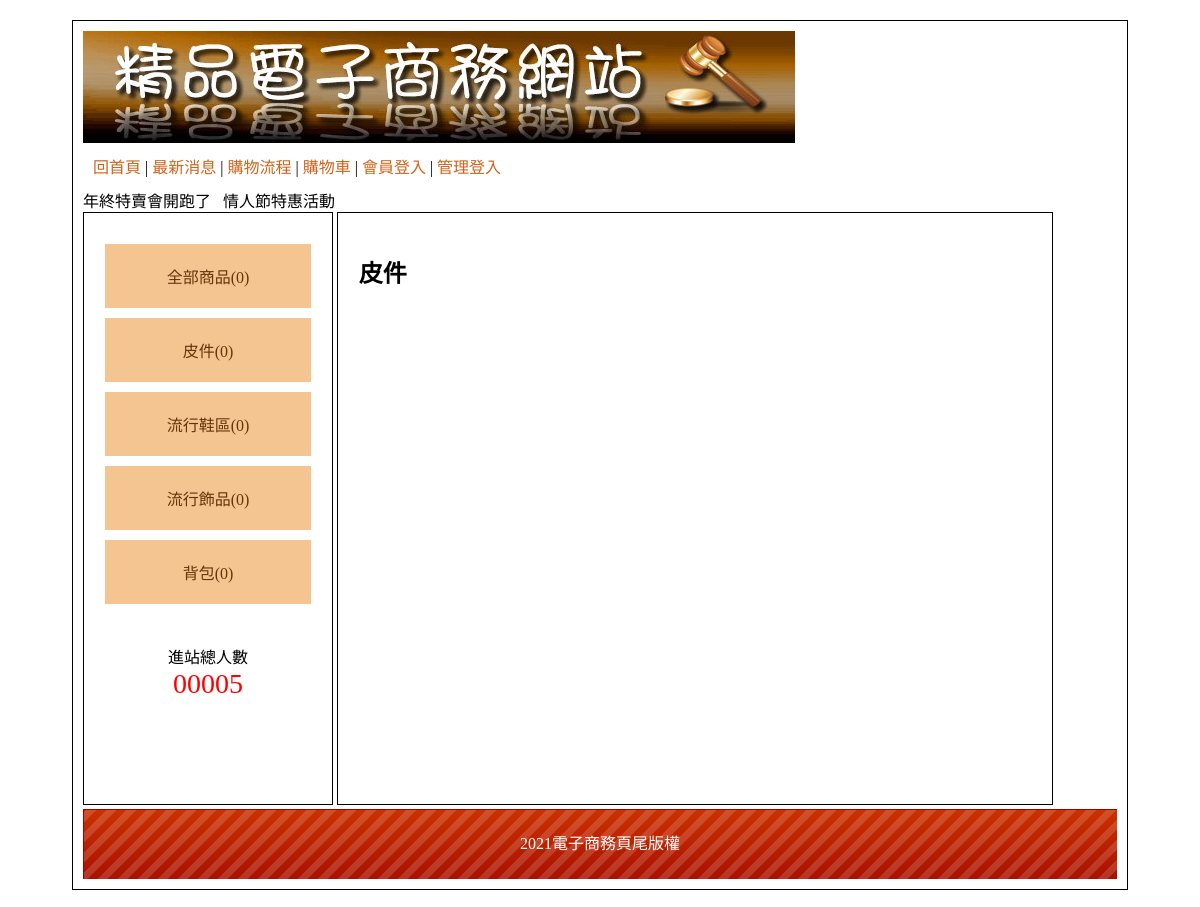
The page /?big=1 on the database as committed earlier.
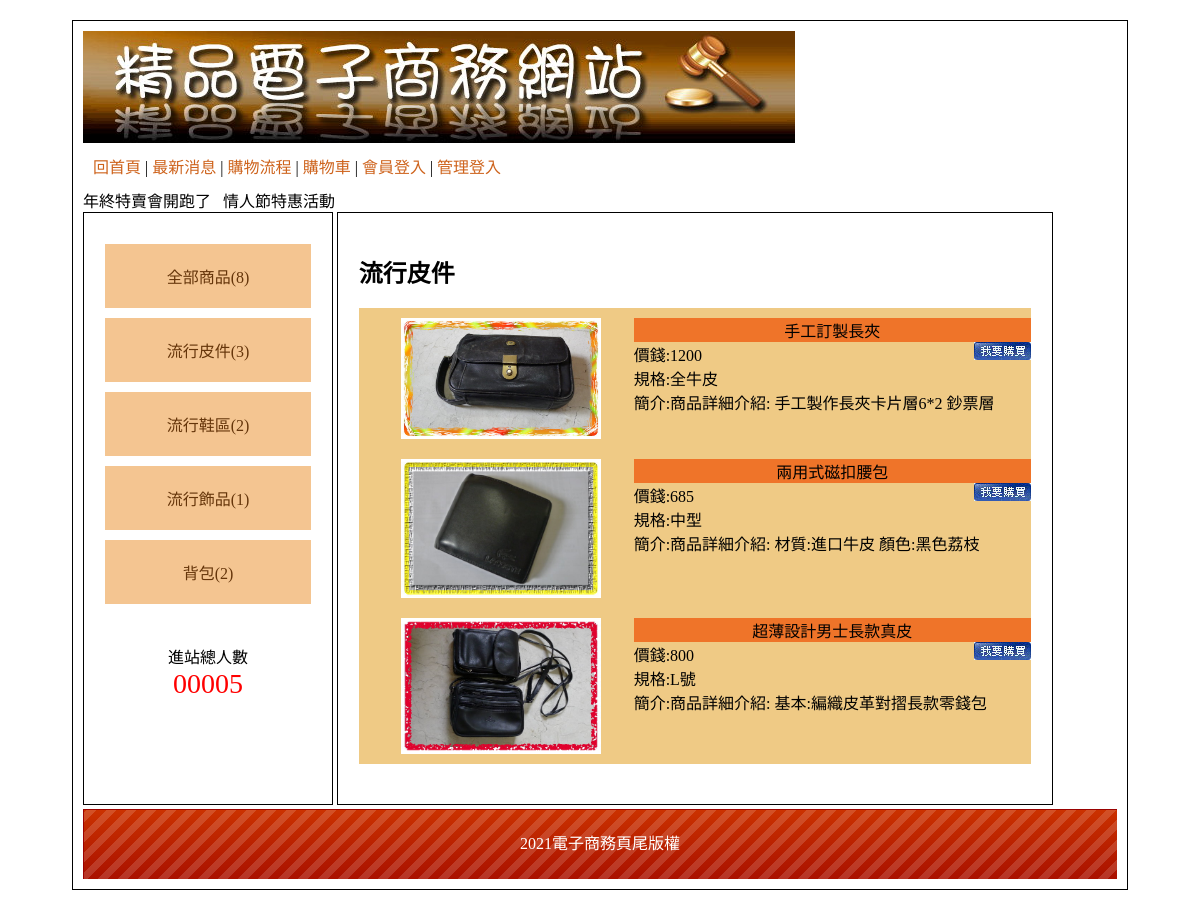
The same page on the database as committed later.
### tables this page shows
CREATE TABLE `type` (
  `id` int(11) UNSIGNED NOT NULL,
  `name` text NOT NULL,
  `parent` int(2) NOT NULL
);

CREATE TABLE `goods` (
  `id` int(11) UNSIGNED NOT NULL,
  `num` text NOT NULL,
  `name` text NOT NULL,
  `price` int(11) NOT NULL,
  `spec` text NOT NULL,
  `quota` int(5) UNSIGNED NOT NULL,
  `img` text NOT NULL,
  `intro` text NOT NULL,
  `sh` int(1) UNSIGNED NOT NULL,
  `big` int(5) UNSIGNED NOT NULL,
  `mid` int(5) UNSIGNED NOT NULL
);

### base.php (called while the page is built, shortened)
<?php
$Type=new DB('type');
$Goods=new DB('goods');
class DB{
    protected $dsn="mysql:host=localhost;dbname=db12;charset=utf8";
    protected $table="";
    protected $pdo="";
    function __construct($table){
        $this->table=$table;
        $this->pdo=new PDO($this->dsn,"root","");
    }
    function all(...$arg){
        $sql="select * from $this->table ";
        if(isset($arg[0])){
            if(is_array($arg[0])){
                foreach($arg[0] as $key => $value){
                    $tmp[]=sprintf("`%s`='%s'",$key,$value);
                }
                $sql .= " where " . implode(" && ",$tmp);
            }else{
                $sql .= $arg[0];
            }
        }
        return $this->pdo->query($sql)->fetchAll();
    }
    function count(...$arg){
        $sql="select count(*) from $this->table ";
        if(isset($arg[0])){
            if(is_array($arg[0])){
                foreach($arg[0] as $key => $value){
                    $tmp[]=sprintf("`%s`='%s'",$key,$value);
                }
                $sql .= " where " . implode(" && ",$tmp);
            }else{
                $sql .= $arg[0];
            }
        }
        return $this->pdo->query($sql)->fetchColumn();
    }
    function find($id){
        $sql="select * from $this->table where ";
            if(is_array($id)){
                foreach($id as $key => $value){
                    $tmp[]=sprintf("`%s`='%s'",$key,$value);
                }
                $sql .= implode(" && ",$tmp);
            }else{
                $sql .= " `id` ='{$id}'";
            }
        return $this->pdo->query($sql)->fetch(PDO::FETCH_ASSOC);
    }
}
?>

### index.php (the view, shortened to what the changed rows need)
<?php include_once "base.php";
?>
<!DOCTYPE html PUBLIC "-//W3C//DTD XHTML 1.0 Transitional//EN" "http://www.w3.org/TR/xhtml1/DTD/xhtml1-transitional.dtd">
<html xmlns="http://www.w3.org/1999/xhtml"><head><meta http-equiv="Content-Type" content="text/html; charset=UTF-8">
<link href="./css/css.css" rel="stylesheet" type="text/css">
</head>
<body>
	<div id="main">
        <div id="left" class="ct">
        	<div style="min-height:400px;">
                <a href='?'>全部商品(<?=$Goods->count();?>)</a>
            <?php
                $bigs=$Type->all(['parent'=>0]);
                foreach($bigs as $big){
            ?>
                <div class='ww'><a  href='?big=<?=$big['id'];?>'><?=$big['name'];?>(<?=$Goods->count(['big'=>$big['id']]);?>)</a>
                        <?php
                    echo "</div>";
                }
            ?>
        	</div>
                    </div>
        <div id="right">
        <?php
                $do=$_GET['do']??'main';
                $file="front/".$do.".php";
                if(file_exists($file)){
                    include $file;
                }else{
                    echo "檔案不存在";
                }
        ?>
        	        </div>
    </div>
</body></html>

### front/main.php
<?php
if(isset($_GET['big']) && isset($_GET['mid'])){
  $nav=$Type->find($_GET['big'])['name'] . " > " . $Type->find($_GET['mid'])['name'];
  $goods=$Goods->all(['mid'=>$_GET['mid'],'sh'=>1]);
}elseif(isset($_GET['big'])){
  $nav=$Type->find($_GET['big'])['name'];
  $goods=$Goods->all(['big'=>$_GET['big'],'sh'=>1]);
}else{
  $nav="全部商品";
  $goods=$Goods->all(['sh'=>1]);
}
?>
<h2><?=$nav;?></h2>
<?php
foreach($goods as $g){
  ?>
    <div class='pp' style="display:flex;padding:10px 0 10px 10px">
      <div style="width:40%;text-align:center">
        <a href="?do=detail&id=<?=$g['id'];?>"><img src='img/<?=$g['img'];?>' style='width:200px'></a>
    </div>
      <div style="width:60%;vertical-align:top">
      <div class="tt ct"><?=$g['name'];?></div>
      <div>價錢:<?=$g['price'];?>
      <a href="?do=buycart&goods=<?=$g['id'];?>&qt=1"><img src="icon/0402.jpg" style='float:right'></a>
      </div>
      <div>規格:<?=$g['spec'];?></div>
      <div>簡介:<?=mb_substr($g['intro'],0,25,'utf8');?></div>
    </div>
  </div>
<?php
}
?>

Rows that differ between the two databases and show on the page:
changed type: name "皮件" → "流行皮件"; count "0" → "3"
computed for type "流行鞋區": id "0" → "2"
computed for type "流行飾品": count "0" → "1"
computed for type "背包": count "0" → "2"
added goods: img (picture), name "手工訂製長夾", price "1200", spec "全牛皮", intro "商品詳細介紹: 手工製作長夾卡片層6*2 鈔票層"
added goods: img (picture), name "兩用式磁扣腰包", price "685", spec "中型", intro "商品詳細介紹: 材質:進口牛皮 顏色:黑色荔枝"
added goods: img (picture), name "超薄設計男士長款真皮", price "800", spec "L號", intro "商品詳細介紹: 基本:編織皮革對摺長款零錢包"
Other text that changed with them:
$Goods->count(): "0" → "8"
